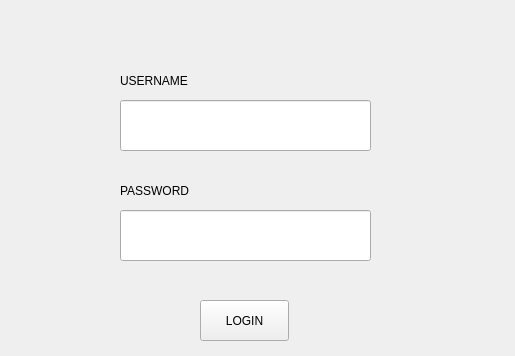
<?xml version="1.0" encoding="UTF-8"?>
<ui version="4.0">
 <class>Form</class>
 <widget class="QWidget" name="Form">
  <property name="geometry">
   <rect>
    <x>0</x>
    <y>0</y>
    <width>515</width>
    <height>356</height>
   </rect>
  </property>
  <property name="windowTitle">
   <string>Form</string>
  </property>
  <widget class="QLineEdit" name="username">
   <property name="geometry">
    <rect>
     <x>120</x>
     <y>100</y>
     <width>251</width>
     <height>51</height>
    </rect>
   </property>
  </widget>
  <widget class="QLineEdit" name="password">
   <property name="geometry">
    <rect>
     <x>120</x>
     <y>210</y>
     <width>251</width>
     <height>51</height>
    </rect>
   </property>
  </widget>
  <widget class="QLabel" name="label">
   <property name="geometry">
    <rect>
     <x>120</x>
     <y>60</y>
     <width>251</width>
     <height>41</height>
    </rect>
   </property>
   <property name="text">
    <string>USERNAME</string>
   </property>
  </widget>
  <widget class="QLabel" name="label_2">
   <property name="geometry">
    <rect>
     <x>120</x>
     <y>170</y>
     <width>251</width>
     <height>41</height>
    </rect>
   </property>
   <property name="text">
    <string>PASSWORD</string>
   </property>
  </widget>
  <widget class="QPushButton" name="login">
   <property name="geometry">
    <rect>
     <x>200</x>
     <y>300</y>
     <width>89</width>
     <height>41</height>
    </rect>
   </property>
   <property name="text">
    <string>LOGIN</string>
   </property>
  </widget>
 </widget>
 <resources/>
 <connections/>
</ui>
